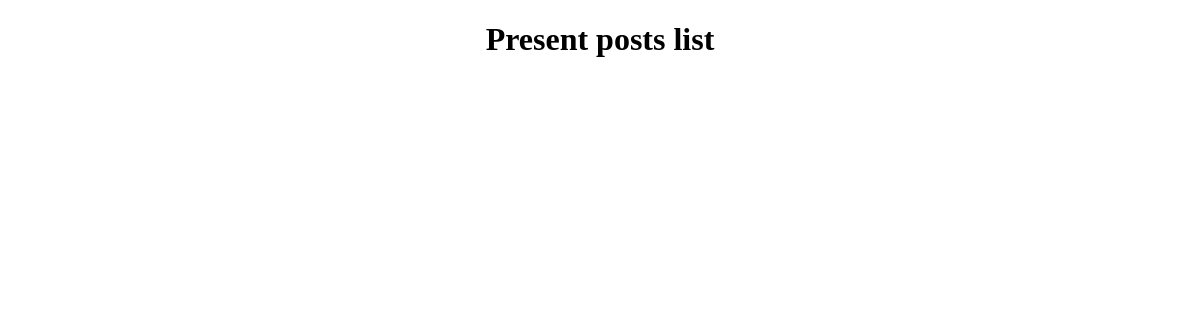
The app's page /, older data.
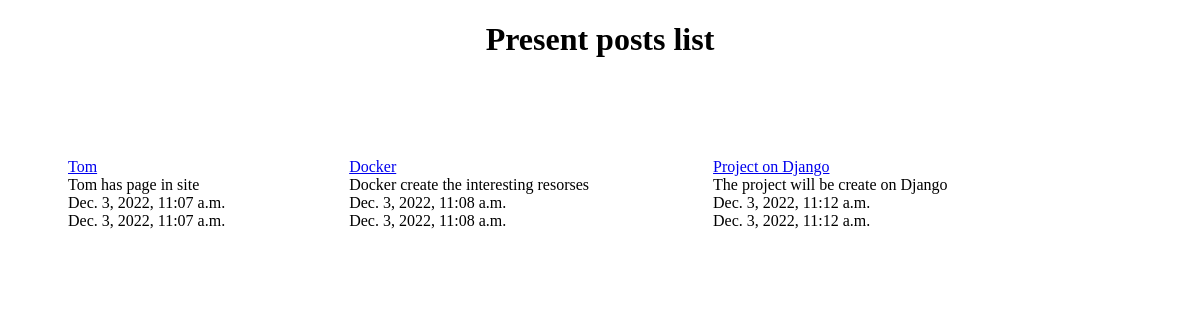
The same page, newer data.
### blog/models.py (models this page shows)
class Post(models.Model):
    title = models.CharField(max_length=257, verbose_name='Статья')
    text = models.TextField(verbose_name='Текст')
    create_date = models.DateTimeField(auto_now_add=True)
    publish_date = models.DateTimeField(auto_now_add=True)
    def __str__(self):
        return f"{self.title}"

### blog/views.py (the view)
# urls.py: path('', post_list, name='post_list'),
def post_list(request):
    posts = Post.objects.all()
    context = {'items': posts}
    return render(request, 'blog/post_list.html', context)

### blog/templates/blog/post_list.html (shortened to what this page needs)
<!DOCTYPE html>
<html lang="ru">
<head>
</head>
<body>
<h1 align="center">Present posts list</h1>
<br>
{% for post in items %}
<div style="margin: 50px; display: inline-block">
    <div style=" padding: 10px">
        <div><a href="{% url 'post_detail' post_pk=post.pk %}"> {{ post.title }} </a></h3></div>
        <div>{{ post.text }}</div>
        <div>{{ post.create_date }}</div>
        <div>{{ post.publish_date }}</div>
    </div>
</div>
{% endfor %}
</body>
</html>

Row changes from the older to the newer data that the page shows:
added Post: title "Tom", text "Tom has page in site", create_date "Dec. 3, 2022, 11:07 a.m.", publish_date "Dec. 3, 2022, 11:07 a.m."
added Post: title "Docker", text "Docker create the interesting resorses", create_date "Dec. 3, 2022, 11:08 a.m.", publish_date "Dec. 3, 2022, 11:08 a.m."
added Post: title "Project on Django", text "The project will be create on Django", create_date "Dec. 3, 2022, 11:12 a.m.", publish_date "Dec. 3, 2022, 11:12 a.m."
